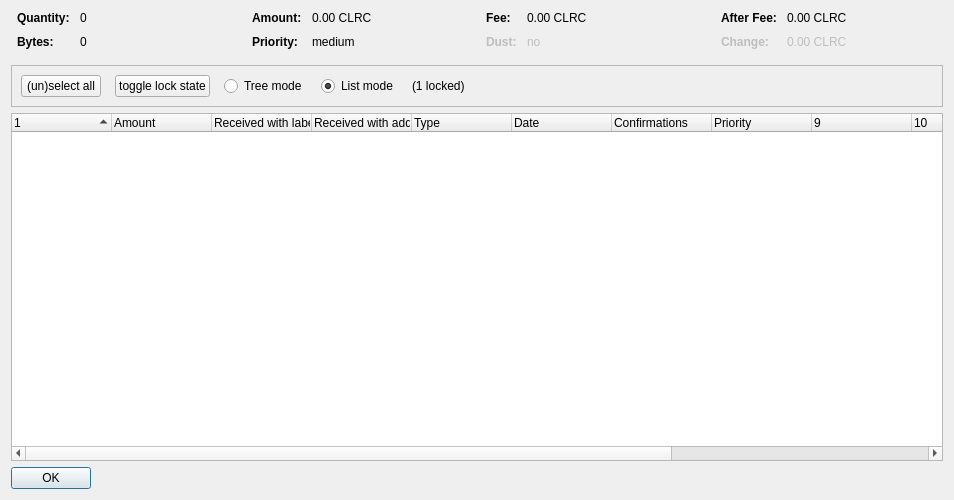
<?xml version="1.0" encoding="UTF-8"?>
<ui version="4.0">
 <class>CoinControlDialog</class>
 <widget class="QDialog" name="CoinControlDialog">
  <property name="geometry">
   <rect>
    <x>0</x>
    <y>0</y>
    <width>954</width>
    <height>500</height>
   </rect>
  </property>
  <property name="windowTitle">
   <string>Coin Selection</string>
  </property>
  <layout class="QVBoxLayout" name="verticalLayout">
   <item>
    <layout class="QHBoxLayout" name="horizontalLayoutTop" stretch="0,0,0,0">
     <property name="topMargin">
      <number>0</number>
     </property>
     <property name="bottomMargin">
      <number>10</number>
     </property>
     <item>
      <layout class="QFormLayout" name="formLayoutCoinControl1">
       <property name="horizontalSpacing">
        <number>10</number>
       </property>
       <property name="verticalSpacing">
        <number>10</number>
       </property>
       <property name="leftMargin">
        <number>6</number>
       </property>
       <property name="rightMargin">
        <number>6</number>
       </property>
       <item row="0" column="0">
        <widget class="QLabel" name="labelCoinControlQuantityText">
         <property name="font">
          <font>
           <weight>75</weight>
           <bold>true</bold>
          </font>
         </property>
         <property name="text">
          <string>Quantity:</string>
         </property>
        </widget>
       </item>
       <item row="0" column="1">
        <widget class="QLabel" name="labelCoinControlQuantity">
         <property name="cursor">
          <cursorShape>IBeamCursor</cursorShape>
         </property>
         <property name="contextMenuPolicy">
          <enum>Qt::ActionsContextMenu</enum>
         </property>
         <property name="text">
          <string notr="true">0</string>
         </property>
         <property name="textInteractionFlags">
          <set>Qt::LinksAccessibleByMouse|Qt::TextSelectableByKeyboard|Qt::TextSelectableByMouse</set>
         </property>
        </widget>
       </item>
       <item row="1" column="0">
        <widget class="QLabel" name="labelCoinControlBytesText">
         <property name="font">
          <font>
           <weight>75</weight>
           <bold>true</bold>
          </font>
         </property>
         <property name="text">
          <string>Bytes:</string>
         </property>
        </widget>
       </item>
       <item row="1" column="1">
        <widget class="QLabel" name="labelCoinControlBytes">
         <property name="cursor">
          <cursorShape>IBeamCursor</cursorShape>
         </property>
         <property name="contextMenuPolicy">
          <enum>Qt::ActionsContextMenu</enum>
         </property>
         <property name="text">
          <string notr="true">0</string>
         </property>
         <property name="textInteractionFlags">
          <set>Qt::LinksAccessibleByMouse|Qt::TextSelectableByKeyboard|Qt::TextSelectableByMouse</set>
         </property>
        </widget>
       </item>
      </layout>
     </item>
     <item>
      <layout class="QFormLayout" name="formLayoutCoinControl2">
       <property name="horizontalSpacing">
        <number>10</number>
       </property>
       <property name="verticalSpacing">
        <number>10</number>
       </property>
       <property name="leftMargin">
        <number>6</number>
       </property>
       <property name="rightMargin">
        <number>6</number>
       </property>
       <item row="0" column="0">
        <widget class="QLabel" name="labelCoinControlAmountText">
         <property name="font">
          <font>
           <weight>75</weight>
           <bold>true</bold>
          </font>
         </property>
         <property name="text">
          <string>Amount:</string>
         </property>
        </widget>
       </item>
       <item row="0" column="1">
        <widget class="QLabel" name="labelCoinControlAmount">
         <property name="cursor">
          <cursorShape>IBeamCursor</cursorShape>
         </property>
         <property name="contextMenuPolicy">
          <enum>Qt::ActionsContextMenu</enum>
         </property>
         <property name="text">
          <string notr="true">0.00 CLRC</string>
         </property>
         <property name="textInteractionFlags">
          <set>Qt::LinksAccessibleByMouse|Qt::TextSelectableByKeyboard|Qt::TextSelectableByMouse</set>
         </property>
        </widget>
       </item>
       <item row="1" column="0">
        <widget class="QLabel" name="labelCoinControlPriorityText">
         <property name="font">
          <font>
           <weight>75</weight>
           <bold>true</bold>
          </font>
         </property>
         <property name="text">
          <string>Priority:</string>
         </property>
        </widget>
       </item>
       <item row="1" column="1">
        <widget class="QLabel" name="labelCoinControlPriority">
         <property name="cursor">
          <cursorShape>IBeamCursor</cursorShape>
         </property>
         <property name="contextMenuPolicy">
          <enum>Qt::ActionsContextMenu</enum>
         </property>
         <property name="text">
          <string>medium</string>
         </property>
         <property name="textInteractionFlags">
          <set>Qt::LinksAccessibleByMouse|Qt::TextSelectableByKeyboard|Qt::TextSelectableByMouse</set>
         </property>
        </widget>
       </item>
      </layout>
     </item>
     <item>
      <layout class="QFormLayout" name="formLayoutCoinControl3">
       <property name="horizontalSpacing">
        <number>10</number>
       </property>
       <property name="verticalSpacing">
        <number>10</number>
       </property>
       <property name="leftMargin">
        <number>6</number>
       </property>
       <property name="rightMargin">
        <number>6</number>
       </property>
       <item row="0" column="0">
        <widget class="QLabel" name="labelCoinControlFeeText">
         <property name="font">
          <font>
           <weight>75</weight>
           <bold>true</bold>
          </font>
         </property>
         <property name="text">
          <string>Fee:</string>
         </property>
        </widget>
       </item>
       <item row="0" column="1">
        <widget class="QLabel" name="labelCoinControlFee">
         <property name="cursor">
          <cursorShape>IBeamCursor</cursorShape>
         </property>
         <property name="contextMenuPolicy">
          <enum>Qt::ActionsContextMenu</enum>
         </property>
         <property name="text">
          <string notr="true">0.00 CLRC</string>
         </property>
         <property name="textInteractionFlags">
          <set>Qt::LinksAccessibleByMouse|Qt::TextSelectableByKeyboard|Qt::TextSelectableByMouse</set>
         </property>
        </widget>
       </item>
       <item row="1" column="0">
        <widget class="QLabel" name="labelCoinControlLowOutputText">
         <property name="enabled">
          <bool>false</bool>
         </property>
         <property name="font">
          <font>
           <weight>75</weight>
           <bold>true</bold>
          </font>
         </property>
         <property name="text">
          <string>Dust:</string>
         </property>
        </widget>
       </item>
       <item row="1" column="1">
        <widget class="QLabel" name="labelCoinControlLowOutput">
         <property name="enabled">
          <bool>false</bool>
         </property>
         <property name="cursor">
          <cursorShape>IBeamCursor</cursorShape>
         </property>
         <property name="contextMenuPolicy">
          <enum>Qt::ActionsContextMenu</enum>
         </property>
         <property name="text">
          <string>no</string>
         </property>
         <property name="textInteractionFlags">
          <set>Qt::LinksAccessibleByMouse|Qt::TextSelectableByKeyboard|Qt::TextSelectableByMouse</set>
         </property>
        </widget>
       </item>
      </layout>
     </item>
     <item>
      <layout class="QFormLayout" name="formLayoutCoinControl4">
       <property name="horizontalSpacing">
        <number>10</number>
       </property>
       <property name="verticalSpacing">
        <number>10</number>
       </property>
       <property name="leftMargin">
        <number>6</number>
       </property>
       <property name="rightMargin">
        <number>6</number>
       </property>
       <item row="0" column="0">
        <widget class="QLabel" name="labelCoinControlAfterFeeText">
         <property name="font">
          <font>
           <weight>75</weight>
           <bold>true</bold>
          </font>
         </property>
         <property name="text">
          <string>After Fee:</string>
         </property>
        </widget>
       </item>
       <item row="0" column="1">
        <widget class="QLabel" name="labelCoinControlAfterFee">
         <property name="cursor">
          <cursorShape>IBeamCursor</cursorShape>
         </property>
         <property name="contextMenuPolicy">
          <enum>Qt::ActionsContextMenu</enum>
         </property>
         <property name="text">
          <string notr="true">0.00 CLRC</string>
         </property>
         <property name="textInteractionFlags">
          <set>Qt::LinksAccessibleByMouse|Qt::TextSelectableByKeyboard|Qt::TextSelectableByMouse</set>
         </property>
        </widget>
       </item>
       <item row="1" column="0">
        <widget class="QLabel" name="labelCoinControlChangeText">
         <property name="enabled">
          <bool>false</bool>
         </property>
         <property name="font">
          <font>
           <weight>75</weight>
           <bold>true</bold>
          </font>
         </property>
         <property name="text">
          <string>Change:</string>
         </property>
        </widget>
       </item>
       <item row="1" column="1">
        <widget class="QLabel" name="labelCoinControlChange">
         <property name="enabled">
          <bool>false</bool>
         </property>
         <property name="cursor">
          <cursorShape>IBeamCursor</cursorShape>
         </property>
         <property name="contextMenuPolicy">
          <enum>Qt::ActionsContextMenu</enum>
         </property>
         <property name="text">
          <string notr="true">0.00 CLRC</string>
         </property>
         <property name="textInteractionFlags">
          <set>Qt::LinksAccessibleByMouse|Qt::TextSelectableByKeyboard|Qt::TextSelectableByMouse</set>
         </property>
        </widget>
       </item>
      </layout>
     </item>
    </layout>
   </item>
   <item>
    <widget class="QFrame" name="frame">
     <property name="minimumSize">
      <size>
       <width>0</width>
       <height>40</height>
      </size>
     </property>
     <property name="frameShape">
      <enum>QFrame::StyledPanel</enum>
     </property>
     <property name="frameShadow">
      <enum>QFrame::Sunken</enum>
     </property>
     <layout class="QHBoxLayout" name="horizontalLayout">
      <item>
       <layout class="QHBoxLayout" name="horizontalLayoutPanel" stretch="0,0,0,0,0,0">
        <property name="spacing">
         <number>14</number>
        </property>
        <item>
         <widget class="QPushButton" name="pushButtonSelectAll">
          <property name="sizePolicy">
           <sizepolicy hsizetype="Maximum" vsizetype="Fixed">
            <horstretch>0</horstretch>
            <verstretch>0</verstretch>
           </sizepolicy>
          </property>
          <property name="text">
           <string>(un)select all</string>
          </property>
          <property name="autoDefault">
           <bool>false</bool>
          </property>
         </widget>
        </item>
        <item>
         <widget class="QPushButton" name="pushButtonToggleLock">
          <property name="sizePolicy">
           <sizepolicy hsizetype="Maximum" vsizetype="Fixed">
            <horstretch>0</horstretch>
            <verstretch>0</verstretch>
           </sizepolicy>
          </property>
          <property name="text">
           <string>toggle lock state</string>
          </property>
          <property name="autoDefault">
           <bool>false</bool>
          </property>
         </widget>
        </item>
        <item>
         <widget class="QRadioButton" name="radioTreeMode">
          <property name="sizePolicy">
           <sizepolicy hsizetype="Maximum" vsizetype="Fixed">
            <horstretch>0</horstretch>
            <verstretch>0</verstretch>
           </sizepolicy>
          </property>
          <property name="text">
           <string>Tree mode</string>
          </property>
         </widget>
        </item>
        <item>
         <widget class="QRadioButton" name="radioListMode">
          <property name="sizePolicy">
           <sizepolicy hsizetype="Maximum" vsizetype="Fixed">
            <horstretch>0</horstretch>
            <verstretch>0</verstretch>
           </sizepolicy>
          </property>
          <property name="text">
           <string>List mode</string>
          </property>
          <property name="checked">
           <bool>true</bool>
          </property>
         </widget>
        </item>
        <item>
         <widget class="QLabel" name="labelLocked">
          <property name="text">
           <string>(1 locked)</string>
          </property>
         </widget>
        </item>
        <item>
         <spacer name="horizontalSpacer">
          <property name="orientation">
           <enum>Qt::Horizontal</enum>
          </property>
          <property name="sizeHint" stdset="0">
           <size>
            <width>40</width>
            <height>20</height>
           </size>
          </property>
         </spacer>
        </item>
       </layout>
      </item>
     </layout>
    </widget>
   </item>
   <item>
    <widget class="CoinControlTreeWidget" name="treeWidget">
     <property name="contextMenuPolicy">
      <enum>Qt::CustomContextMenu</enum>
     </property>
     <property name="sortingEnabled">
      <bool>false</bool>
     </property>
     <property name="columnCount">
      <number>13</number>
     </property>
     <attribute name="headerShowSortIndicator" stdset="0">
      <bool>true</bool>
     </attribute>
     <attribute name="headerStretchLastSection">
      <bool>false</bool>
     </attribute>
     <column>
      <property name="text">
       <string/>
      </property>
     </column>
     <column>
      <property name="text">
       <string>Amount</string>
      </property>
     </column>
     <column>
      <property name="text">
       <string>Received with label</string>
      </property>
     </column>
     <column>
      <property name="text">
       <string>Received with address</string>
      </property>
     </column>
     <column>
      <property name="text">
	<string>Type</string>
      </property>
     </column>
     <column>
      <property name="text">
       <string>Date</string>
      </property>
     </column>
     <column>
      <property name="text">
       <string>Confirmations</string>
      </property>
      <property name="toolTip">
       <string>Confirmed</string>
      </property>
     </column>
     <column>
      <property name="text">
       <string>Priority</string>
      </property>
     </column>
     <column>
      <property name="text">
       <string/>
      </property>
     </column>
     <column>
      <property name="text">
       <string/>
      </property>
     </column>
     <column>
      <property name="text">
       <string/>
      </property>
     </column>
     <column>
      <property name="text">
       <string/>
      </property>
     </column>
     <column>
      <property name="text">
       <string/>
      </property>
     </column>
    </widget>
   </item>
   <item>
    <widget class="QDialogButtonBox" name="buttonBox">
     <property name="sizePolicy">
      <sizepolicy hsizetype="Maximum" vsizetype="Fixed">
       <horstretch>0</horstretch>
       <verstretch>0</verstretch>
      </sizepolicy>
     </property>
     <property name="orientation">
      <enum>Qt::Horizontal</enum>
     </property>
     <property name="standardButtons">
      <set>QDialogButtonBox::Ok</set>
     </property>
    </widget>
   </item>
  </layout>
 </widget>
 <customwidgets>
  <customwidget>
   <class>CoinControlTreeWidget</class>
   <extends>QTreeWidget</extends>
   <header>coincontroltreewidget.h</header>
  </customwidget>
 </customwidgets>
 <resources/>
 <connections/>
</ui>
